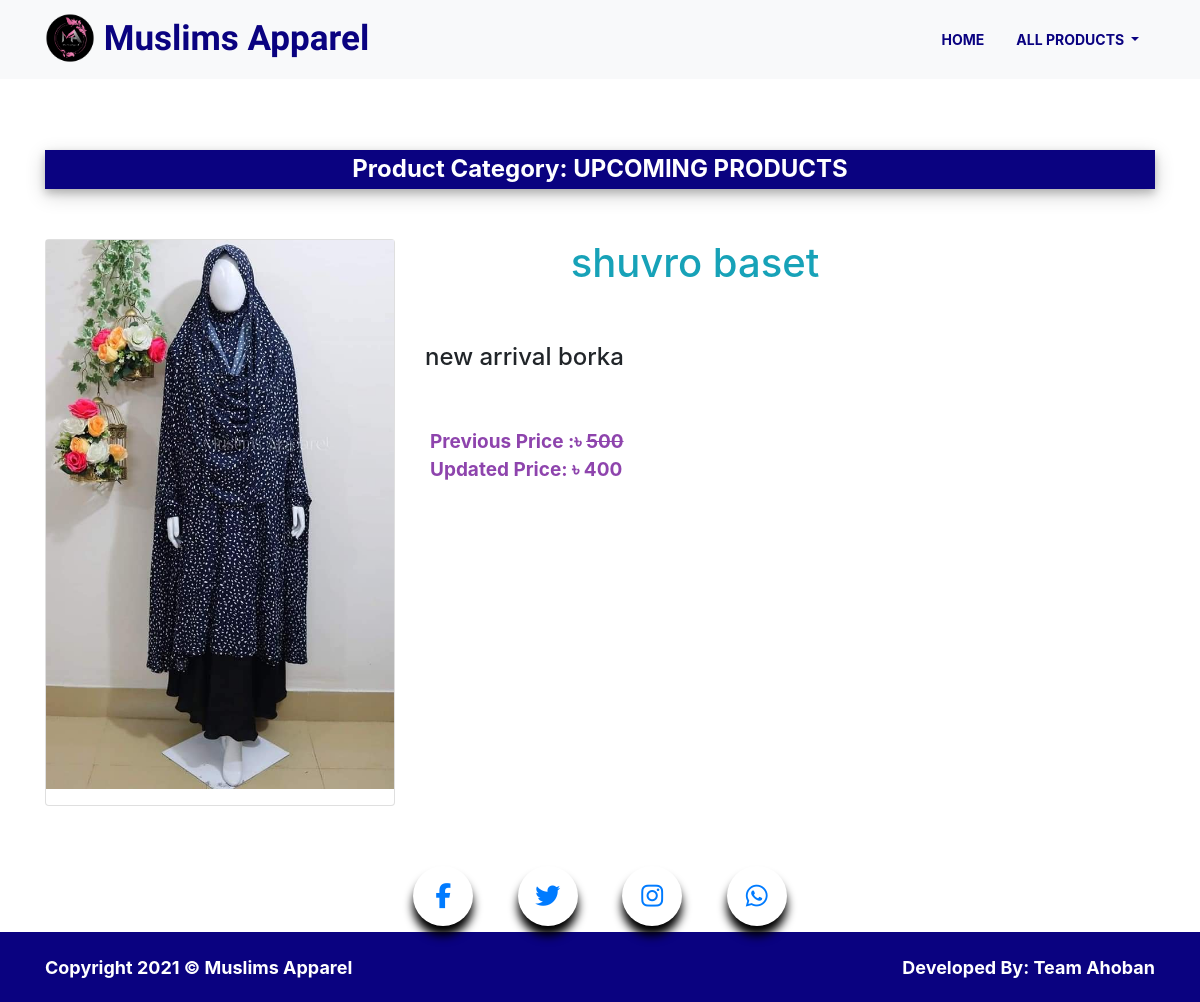
Page /single-product/1 on the committed database.
### product_app/models.py (models this page shows, shortened)
class Product(models.Model):
    CATEGORY = (
        ('UPCOMING PRODUCTS', 'UPCOMING PRODUCTS'),
        ('ORGANIC FOOD', 'ORGANIC FOOD'),
        ('MOST DEMANDABLE PRODUCTS', 'MOST DEMANDABLE PRODUCTS'),
        ('KHILMAR', 'KHILMAR'),
        ('JILBAB', 'JILBAB'),
        ('ABAYA/BORKA', 'ABAYA/BORKA'),
        ('LINEN', 'LINEN'),
        ('COTTON', 'COTTON'),
        ('CAPE', 'CAPE'),
        ('NIQAB', 'NIQAB'),
        ('HAND GLOVES & SOCKS', 'HAND GLOVES & SOCKS'),
        ('SUNNAH ITEM', 'SUNNAH ITEM'),
    )
    name = models.CharField(max_length=20)
    description = models.CharField(max_length=200)
    pro_img = models.ImageField(upload_to='product_images', help_text=mark_safe('<h2 style="color: #008CBA;">Images size must be height: 1200px and width: 1486px format.</h2>'))  # size must be ato ato pixel)
    price = models.CharField(max_length=10)
    updated_price = models.CharField(max_length=10, blank=True, null=True)
    category = models.CharField(max_length=200, choices=CATEGORY, default=CATEGORY[0])

### product_app/views.py (the view)
# urls.py: path('single-product/<int:product_id>', views.SinglepProductView.as_view(), name='single_product'),
class SinglepProductView(TemplateView):
    template_name = 'product-single.html'
    def get_context_data(self, product_id, **kwargs):
        context = super().get_context_data(**kwargs)
        context['product'] = Product.objects.filter(id=product_id).first()
        return context

### templates/product-single.html (shortened to what this page needs)
{% extends 'main2.html' %}
{% load static %}
{% block content %}
    <section class="collection all-product">
        <div class="container">
            <h4 class="section-header text-center product-header">Product Category:  {{ product.category }}</h4>
            <div class="row">
                <div class="single-card  col-md-4 col-sm-6 col-6">
                    <div class="card">
                        <img src="{{ product.pro_img.url }}" class="img-fluid mb-3" alt="">
                    </div>
                </div>
                <div class="col-6">
                    <h1 class="text-info text-center">{{ product.name }}</h1>
                    <br><br>
                    <h4 class="text-left">{{ product.description }}</h4>
                    <br><br>
                    {% if product.updated_price %}
                        <p><small>
                            <span>Previous Price :৳
                            <del>{{ product.price }}</del></span>
                            <br>
                            <span>Updated Price:  ৳ {{ product.updated_price }}</span>
                        </small></p>
                    {% else %}
                        <p><small>
                            <span>Price: ৳ {{ product.price }}</span>
                        </small></p>
                    {% endif %}
                </div>
            </div>
        </div>
    </section>
{% endblock %}

### static/css/style.css (style rules this page uses)
.section-header { color: #fff; background-color: #0a0280; font-weight: 700; padding-top: 5px; padding-bottom: 5px; margin-bottom: 20px; box-shadow: 0 4px 8px 0 rgba(0, 0, 0, 0.2), 0 6px 20px 0 rgba(0, 0, 0, 0.19); }
.collection span { color: #8e44ad; font-size: 19px; font-weight: 700; padding-left: 5px; }
.single-card { margin-bottom: 10px; }
.single-card { position: relative; }

### static/css/product.css (style rules this page uses)
.all-product { margin-top: 150px; margin-bottom: 50px; }
.product-header { margin-bottom: 50px; }

### rows in the picture
Product: category "UPCOMING PRODUCTS", pro_img (picture), name "shuvro baset", description "new arrival borka", price "500", updated_price "400"
